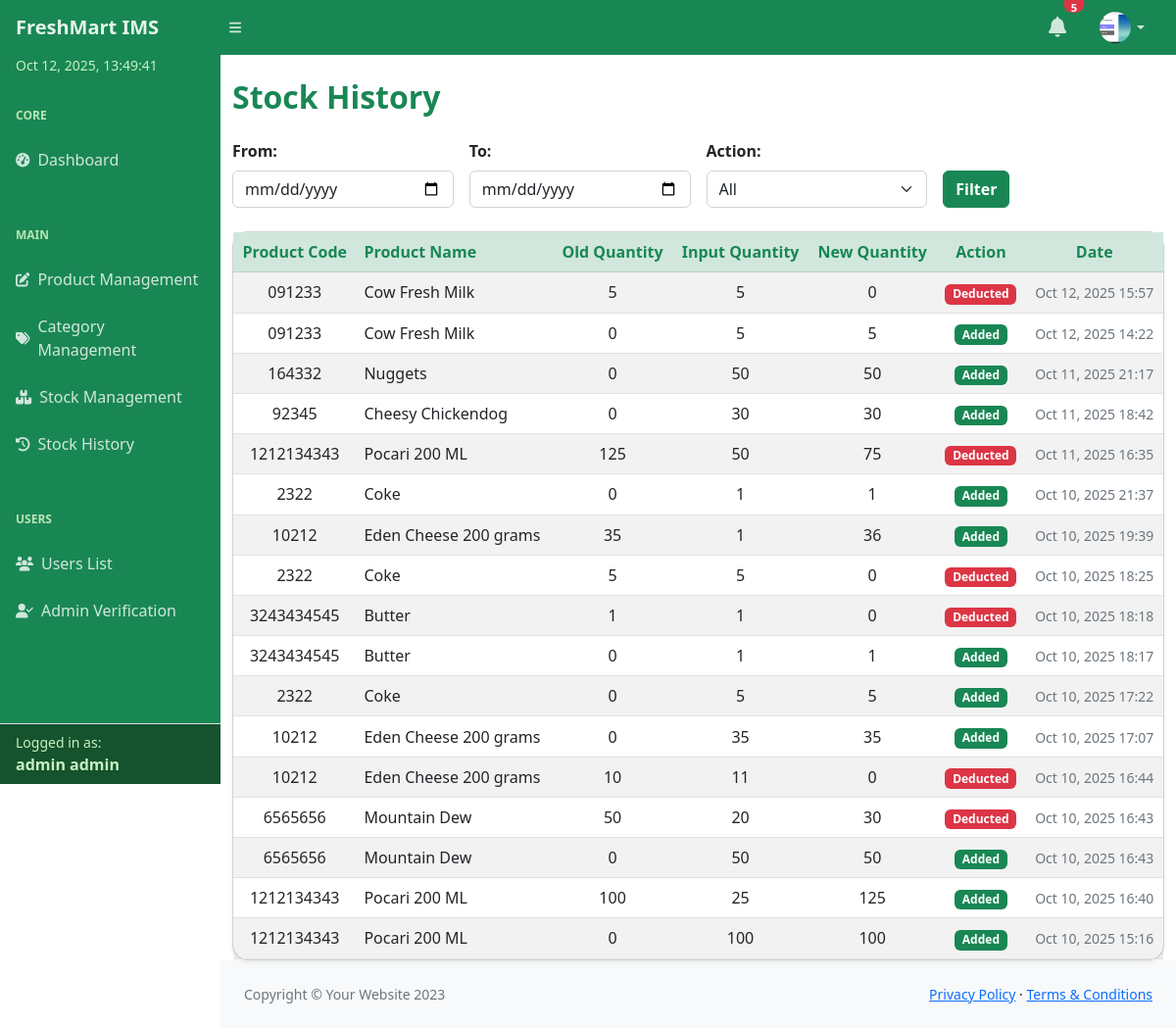
The app's page /inventory/stock-history/ (signed in), older data.
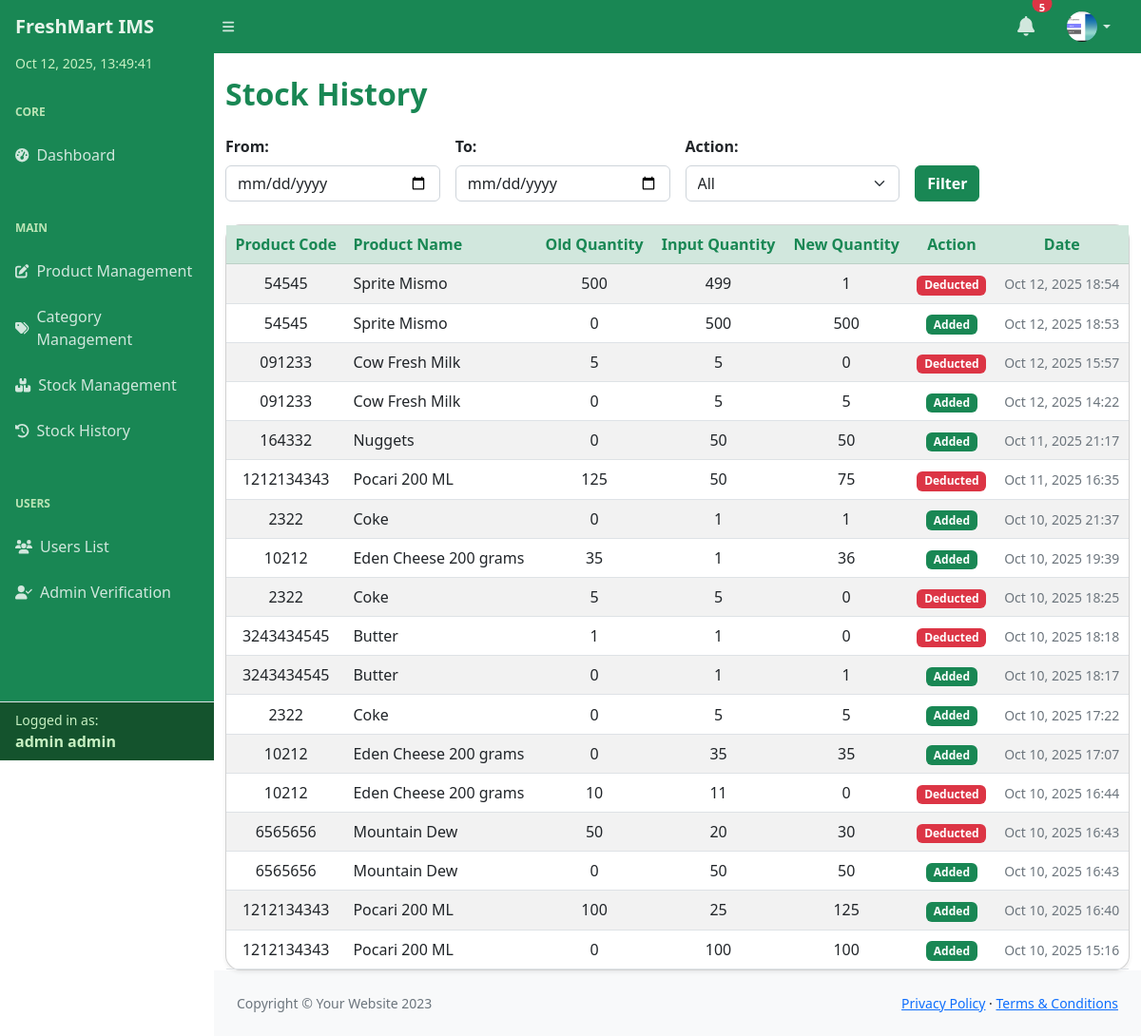
The same page, newer data.
### inventory/models.py (models this page shows, shortened)
class StockHistory(models.Model):
    ACTION_CHOICES = (
        ('ADD', 'Added'),
        ('DEDUCT', 'Deducted'),
    )
    product = models.ForeignKey('InventoryItem', on_delete=models.CASCADE)
    old_quantity = models.IntegerField()
    input_quantity = models.IntegerField()
    new_quantity = models.IntegerField()
    action = models.CharField(max_length=6, choices=ACTION_CHOICES)
    date = models.DateTimeField(auto_now_add=True)

class InventoryItem(models.Model):
    product_name = models.CharField(max_length=100)
    product_code = models.CharField(max_length=50)
    description = models.TextField(blank=True)
    quantity_in_stock = models.IntegerField(default=0)
    price = models.DecimalField(max_digits=10, decimal_places=2)
    category = models.ForeignKey(Category, on_delete=models.SET_NULL, null=True, blank=True)
    created_at = models.DateTimeField(auto_now_add=True)
    updated_at = models.DateTimeField(auto_now=True)

### inventory/views.py (the view)
# urls.py: path('stock-history/', views.stock_history, name='stock_history'),
@login_required
def stock_history(request):
    history = StockHistory.objects.select_related('product').order_by('-date')
    start_date = request.GET.get('start_date')
    end_date = request.GET.get('end_date')
    action_filter = request.GET.get('action')
    if start_date and end_date:
        start = make_aware(datetime.strptime(start_date, "%Y-%m-%d"))
        end = make_aware(datetime.strptime(end_date, "%Y-%m-%d"))
        history = history.filter(date__range=[start, end])
    if action_filter:
        history = history.filter(action=action_filter)
    context = {'history': history}
    return render(request, 'inventory/stock_history.html', context)

### inventory/context_processors.py (called while the page is built)
def profile_picture(request):
    if request.user.is_authenticated:
        profile = getattr(request.user, 'userprofile', None)
        if profile and profile.picture:
            return {'profile_picture_url': profile.picture.url}
    return {'profile_picture_url': None}

### templates/inventory/stock_history.html (shortened to what this page needs)
{% include "partials/header.html" %}
<body class="sb-nav-fixed">
{% include "partials/navbar.html" %}
<div id="layoutSidenav">
    {% include "partials/sidebar.html" %}
    <div id="layoutSidenav_content">
        <main>
            <div class="container mt-4">
                <h2 class="mb-4 fw-bold text-success">Stock History</h2>
                <form method="get" class="row g-3 mb-4">
                    <div class="col-md-3">
                        <label for="start_date" class="form-label fw-semibold">From:</label>
                        <input type="date" name="start_date" id="start_date" value="{{ request.GET.start_date }}" class="form-control">
                    </div>
                    <div class="col-md-3">
                        <label for="end_date" class="form-label fw-semibold">To:</label>
                        <input type="date" name="end_date" id="end_date" value="{{ request.GET.end_date }}" class="form-control">
                    </div>
                    <div class="col-md-3">
                        <label for="action" class="form-label fw-semibold">Action:</label>
                        <select name="action" id="action" class="form-select">
                            <option value="">All</option>
                        </select>
                    </div>
                    <div class="col-md-3 d-flex align-items-end">
                        <button type="submit" class="btn btn-success fw-semibold me-2">
                             Filter
                        </button>
                    </div>
                </form>
                <div class="card shadow-sm rounded-4">
                    <div class="card-body p-0">
                        <div class="table-responsive">
                            <table class="table table-striped table-hover mb-0 align-middle">
                                <thead class="table-success text-success text-center sticky-top" style="top: 0; z-index: 10;">
                                    <tr>
                                        <th scope="col">Product Code</th>
                                        <th scope="col" class="text-start">Product Name</th>
                                        <th scope="col">Old Quantity</th>
                                        <th scope="col">Input Quantity</th>
                                        <th scope="col">New Quantity</th>
                                        <th scope="col">Action</th>
                                        <th scope="col">Date</th>
                                    </tr>
                                </thead>
                                <tbody>
                                    {% for item in history %}
                                    <tr class="text-center">
                                        <td>{{ item.product.product_code }}</td>
                                        <td class="text-start">{{ item.product.product_name }}</td>
                                        <td>{{ item.old_quantity }}</td>
                                        <td>{{ item.input_quantity }}</td>
                                        <td>{{ item.new_quantity }}</td>
                                        <td>
                                            {% if item.action == 'ADD' %}
                                                <span class="badge bg-success">{{ item.get_action_display }}</span>
                                            {% else %}
                                                <span class="badge bg-danger">{{ item.get_action_display }}</span>
                                            {% endif %}
                                        </td>
                                        <td><small class="text-muted">{{ item.date|date:"M d, Y H:i" }}</small></td>
                                    </tr>
                                    {% empty %}
                                    <tr>
                                        <td colspan="7" class="text-center text-muted fst-italic py-4">
                                            No stock history available.
                                        </td>
                                    </tr>
                                    {% endfor %}
                                </tbody>
                            </table>
                        </div>
                    </div>
                </div>
            </div>
        </main>
        {% include "partials/footer.html" %}
    </div>
</div>
</body>
</html>

### templates/partials/header.html (shortened to what this page needs)
{% load static %}
<!DOCTYPE html>
<html lang="en">
    <head>
        <link href="https://cdn.jsdelivr.net/npm/simple-datatables@7.1.2/dist/style.min.css" rel="stylesheet" />
        <link href="{% static 'css/styles.css' %}" rel="stylesheet" />
    </head>

### templates/partials/navbar.html (shortened to what this page needs)
<nav class="sb-topnav navbar navbar-expand navbar-dark" style="background-color: #198754;">
    <a class="navbar-brand ps-3 fw-bold" href="{% url 'index' %}" style="color: #e6f4ea;">
        FreshMart IMS
    </a>
    <button class="btn btn-link btn-sm order-1 order-lg-0 me-4 me-lg-0" id="sidebarToggle" href="#!"
        style="color: #d1e7dd;">
        <i class="fas fa-bars"></i>
    </button>
    <ul class="navbar-nav ms-auto me-3 me-lg-4 d-flex align-items-center gap-3">
        <li class="nav-item dropdown position-relative">
            <a class="nav-link position-relative px-2" href="#" id="alertsDropdown" role="button" data-bs-toggle="dropdown" aria-expanded="false" style="color: #d1e7dd; font-size: 1.3rem;">
                <i class="fas fa-bell"></i>
                <span class="position-absolute top-0 start-100 translate-middle badge rounded-pill bg-danger" id="alertCount" style="font-size: 0.7rem; min-width: 18px; height: 18px; line-height: 18px;">
                </span>
            </a>
        </li>
        <li class="nav-item dropdown">
            <a class="nav-link dropdown-toggle d-flex align-items-center" id="navbarDropdown" href="#" role="button" data-bs-toggle="dropdown" aria-expanded="false" style="color: #d1e7dd;">
                {% if profile_picture_url %}
                    <img src="{{ profile_picture_url }}" alt="Profile" class="rounded-circle" width="36" height="36" style="object-fit: cover; border: 2px solid #198754;">
                {% else %}
                    <i class="fas fa-user fa-fw fa-lg"></i>
                {% endif %}
            </a>
        </li>
    </ul>
</nav>

### templates/partials/sidebar.html (shortened to what this page needs)
<div id="layoutSidenav_nav">
    <nav class="sb-sidenav accordion sb-sidenav-green" id="sidenavAccordion">
        <div class="sb-sidenav-menu">
            <div class="nav">
                <div id="sidebarDateTime"></div>
                <div class="sb-sidenav-menu-heading text-uppercase fw-bold">Core</div>
                <a class="nav-link" href="{% url 'index' %}">
                    <div class="sb-nav-link-icon"><i class="fas fa-tachometer-alt"></i></div>
                    Dashboard
                </a>
                <div class="sb-sidenav-menu-heading text-uppercase fw-bold mt-3">Main</div>
                <a class="nav-link" href="{% url 'product_manage' %}">
                    <div class="sb-nav-link-icon"><i class="fas fa-edit"></i></div>
                    Product Management
                </a>
                <a class="nav-link" href="{% url 'category_list_add' %}">
                    <div class="sb-nav-link-icon"><i class="fas fa-tags"></i></div>
                    Category Management
                </a>
                <a class="nav-link" href="{% url 'stock_management' %}">
                    <div class="sb-nav-link-icon"><i class="fas fa-boxes"></i></div>
                    Stock Management
                </a>
                <a class="nav-link" href="{% url 'stock_history' %}">
                    <div class="sb-nav-link-icon"><i class="fas fa-history"></i></div>
                    Stock History
                </a>
                {% if request.user.is_authenticated and request.user.userprofile.role == 'Admin' %}
                <div class="sb-sidenav-menu-heading text-uppercase fw-bold mt-3">Users</div>
                <a class="nav-link" href="{% url 'user_list' %}">
                    <div class="sb-nav-link-icon"><i class="fas fa-users"></i></div>
                    Users List
                </a>
                <a class="nav-link" href="{% url 'admin_verification' %}">
                    <div class="sb-nav-link-icon"><i class="fas fa-user-check"></i></div>
                    Admin Verification
                </a>
                {% endif %}
            </div>
        </div>
        <div class="sb-sidenav-footer border-top mt-auto px-3 py-2">
            <div class="small">Logged in as:</div>
            <div class="fw-semibold">
                {{ request.user.first_name }} {{ request.user.last_name }}
            </div>
        </div>
    </nav>
</div>

### templates/partials/footer.html
 <footer class="py-4 bg-light mt-auto">
                    <div class="container-fluid px-4">
                        <div class="d-flex align-items-center justify-content-between small">
                            <div class="text-muted">Copyright &copy; Your Website 2023</div>
                            <div>
                                <a href="#">Privacy Policy</a>
                                &middot;
                                <a href="#">Terms &amp; Conditions</a>
                            </div>
                        </div>
                    </div>
                </footer>

### templates/partials/scripts.html (shortened to what this page needs)
{% load static %}

### templates/partials/sidebar.html (style rules this page uses)
.sb-sidenav-green { background-color: #198754; color: #e6f4ea; }
.sb-sidenav-green .nav-link { color: #d1e7dd; }
.sb-sidenav-green .sb-sidenav-menu-heading { color: #bbe4b5; }
.sb-sidenav-green .sb-sidenav-footer { background-color: #14532d; color: #c7f0c2; }
#sidebarDateTime { font-size: 0.875rem; color: #c7f0c2; font-weight: 500; padding-left: 1rem; padding-bottom: 0.25rem; user-select: none; }

Row changes from the older to the newer data that the page shows:
removed StockHistory: product.product_code "92345", product.product_name "Cheesy Chickendog", old_quantity "0", input_quantity "30", new_quantity "30", action "Added", date "Oct 11, 2025 18:42"
added StockHistory: product.product_code "54545", product.product_name "Sprite Mismo", old_quantity "500", input_quantity "499", new_quantity "1", action "Deducted", date "Oct 12, 2025 18:54"
added StockHistory: product.product_code "54545", product.product_name "Sprite Mismo", old_quantity "0", input_quantity "500", new_quantity "500", action "Added", date "Oct 12, 2025 18:53"
